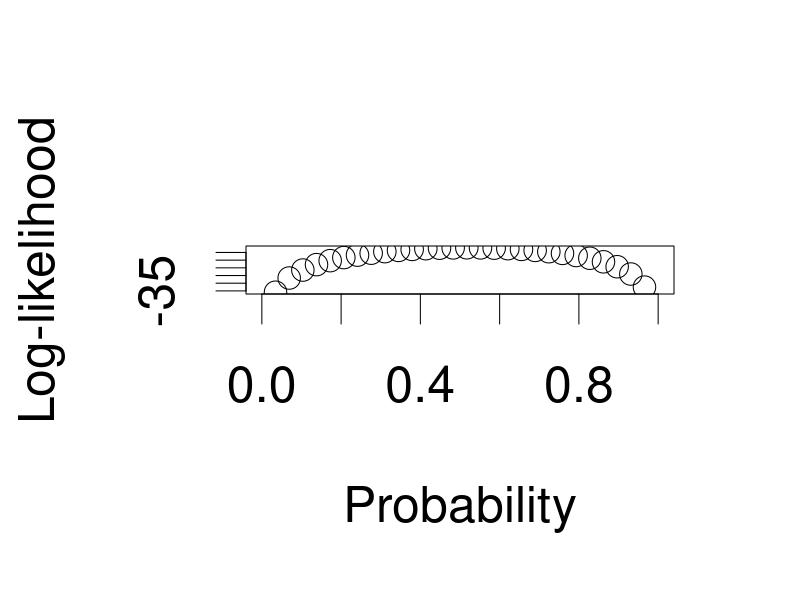
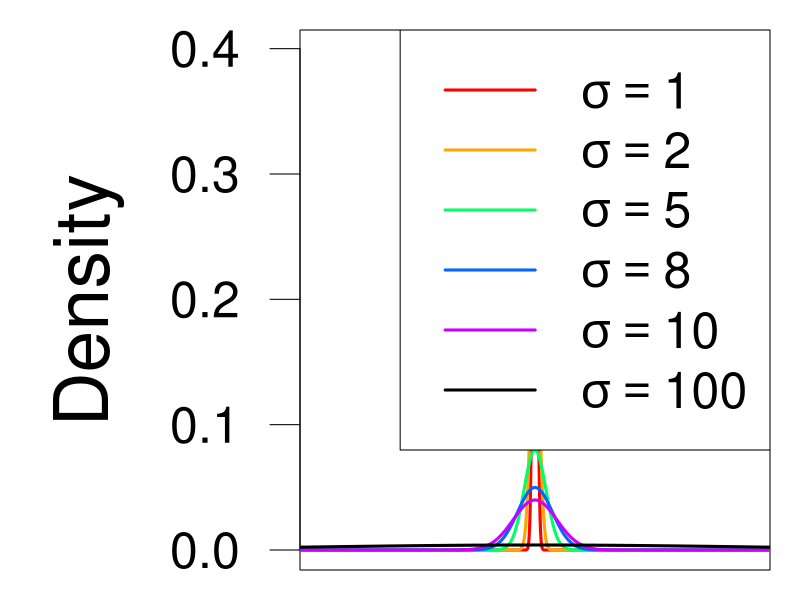
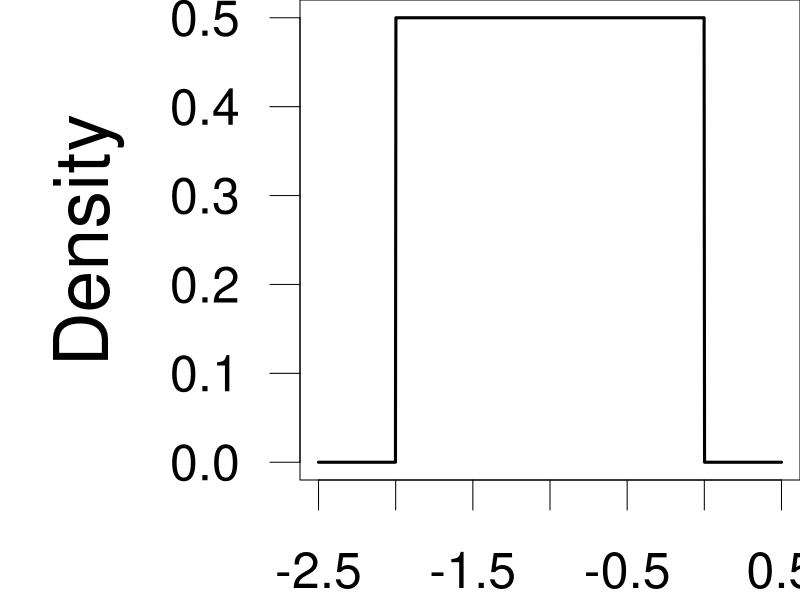
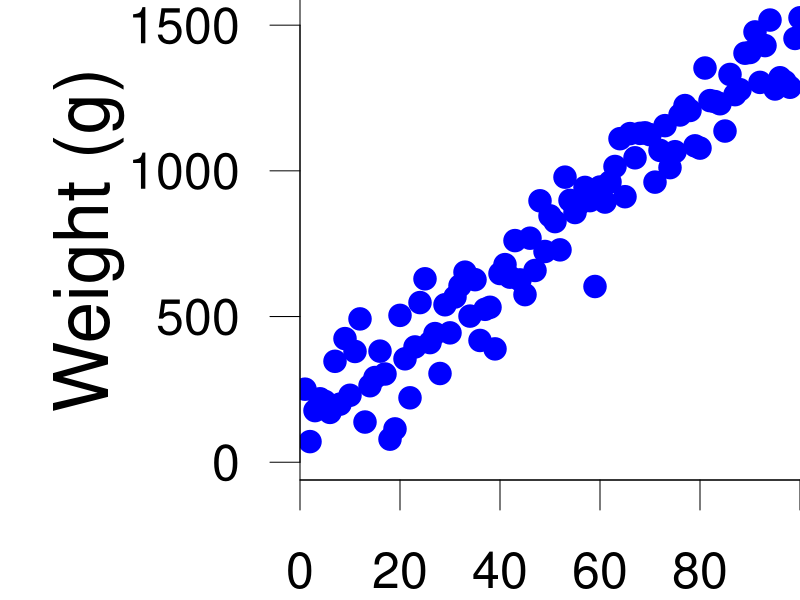
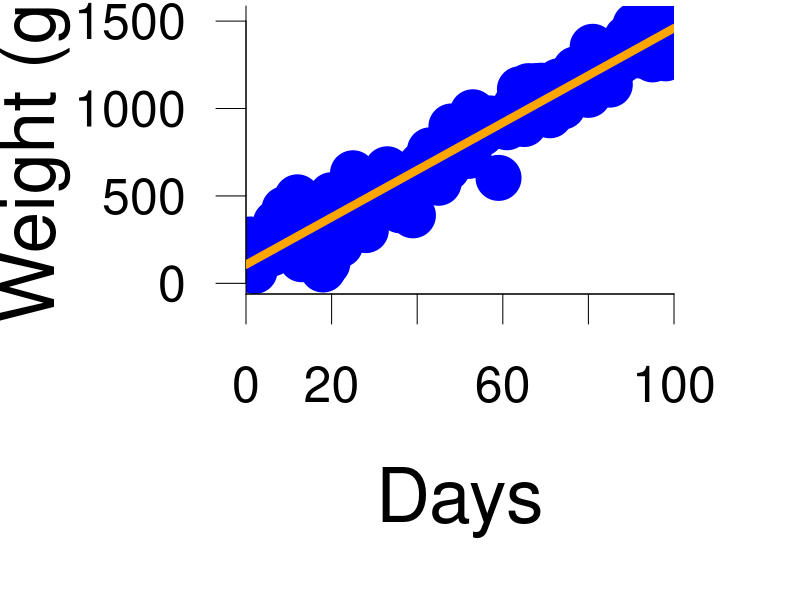
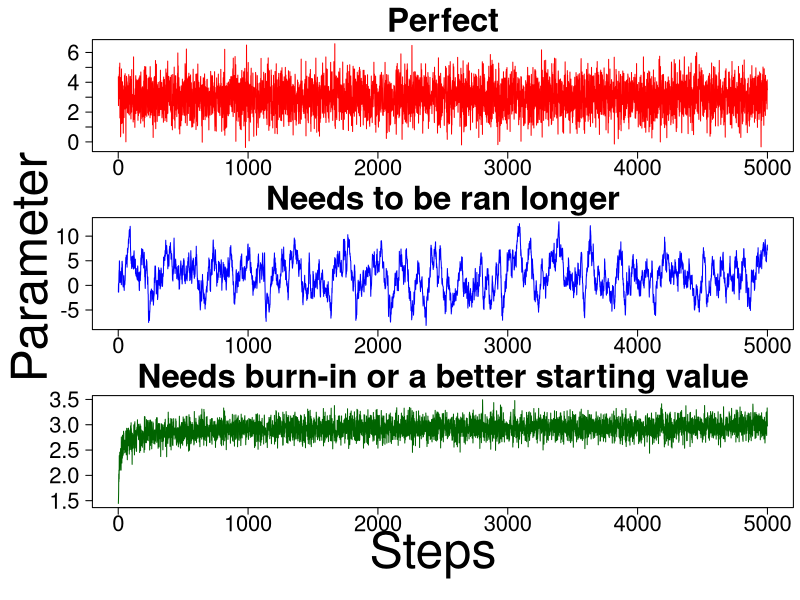
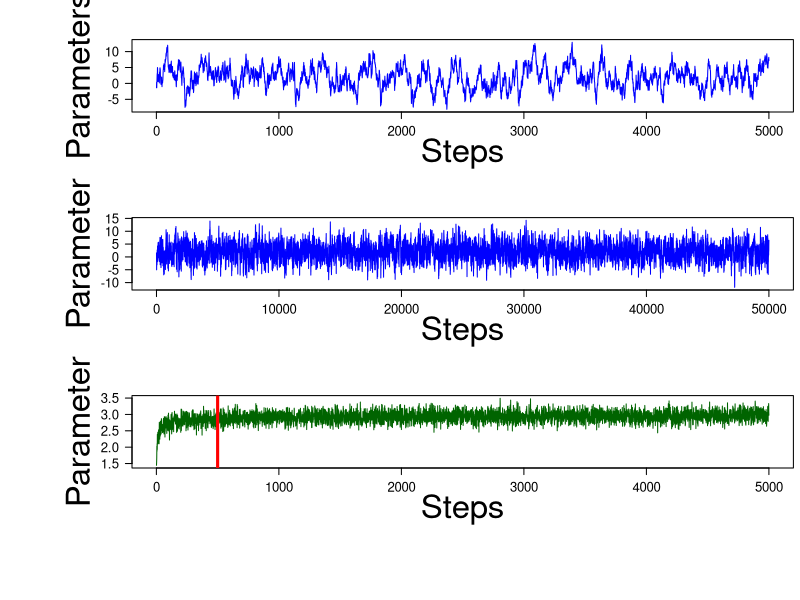
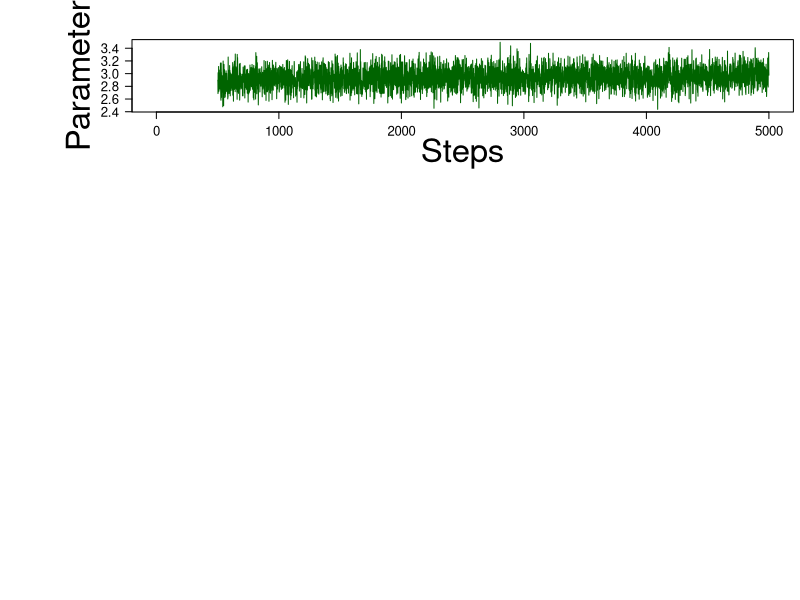

Here is the R script that generated these plots, in order:
## ---- chunk 1
#| output-location: column
#| classes: custom3070
#| fig-height: 12

# Data
hatch <- c(4, 5, 5)
eggs <- c(12, 10, 5)

# log-likelihood function
calc_ll <- function(x, 
                    hatch, eggs) {
  # Quick check
  if(length(hatch) != length(eggs)){
    stop("hatch and eggs must have the same length")
  }
  
  # log-likelihood
  res <- sum(dbinom(hatch,
                     size = eggs,
                     prob = x,
                     log = TRUE))
  return(res)
}

# Test a range of probability values
prob_val <- seq(from = 0, 
                to = 1,
                length.out = 30)

# Result object
log_lik <- numeric(30L)

for (i in 1:length(prob_val)) {
  log_lik[i] <- calc_ll(prob_val[i],
                        hatch = hatch,
                        eggs = eggs)
}

par(cex = 3)
plot(prob_val,
     log_lik,
     type = "b",
     xlab = "Probability",
     ylab = "Log-likelihood")
## ---- chunk 2
par(mar=c(0.5,5,0.5,0.5))
couleur<-rainbow(5)
curve(dnorm, -100, 100, n = 10000, col = couleur[1], xaxt = "n",
      xlab = "", ylab = "Density", las = 1, cex.lab=1.5, lwd = 3)
curve(dnorm(x,mean = 0, sd = 2), -1000, 1000, add=TRUE,
      n=10000, col="orange", lwd = 3)
curve(dnorm(x,mean = 0, sd = 5), -1000, 1000, add=TRUE,
      n=10000,col=couleur[3], lwd = 3)
curve(dnorm(x,mean = 0, sd = 8), -1000, 1000, add=TRUE,
      n=10000,col=couleur[4], lwd = 3)
curve(dnorm(x,mean = 0, sd = 10), -1000, 1000, add=TRUE,
      n=10000,col=couleur[5], lwd = 3)
curve(dnorm(x,mean = 0, sd = 100), -1000, 1000, add=TRUE,
      n=10000, lwd = 3)
legend("topright",legend=c(expression(sigma==1),
                           expression(sigma==2),
                           expression(sigma==5),
                           expression(sigma==8),
                           expression(sigma==10),
                           expression(sigma==100)),col=c(couleur[1],
                                                   "orange",
                                                   couleur[3:5],
                                                   "black"),
       lty=1, lwd=3)
## ---- chunk 3
par(mar=c(2,5,0,0))
curve(dunif(x,min = -2, max = 0), n=1000, -2.5, 0.5, xlab = "",
      ylab = "Density", las = 1, cex.lab=1.5, lwd = 3)
## ---- chunk 4
set.seed(42)
x <- 1:100
#x <- seq(0.25, 1.36, length = 40)
y <- rnorm(length(x), 100 + x * 13.6, sd = 100)

plot(x,y,
     bty ="L",
     las = 1,
     xlab = "Days since birth",
     ylab = "Weight (g)",
     pch = 19, 
     col = " blue",
     xaxs = "i",
     xlim = c(0,100),
     ylim = range(0,y),
     cex.lab = 1.5)

reg <- lm(y ~ x)
## ---- chunk 5
par(mar = c(5.1, 4.1, 0.1, 2.1))

plot(x,y,
     bty ="L",
     las = 1,
     xlab = "Days",
     ylab = "Weight (g)",
     pch = 19, 
     col = " blue",
     xaxs = "i",
     xlim = c(0,100),
     ylim = range(0,y),
     cex.lab = 1.5,
     cex = 2)

abline(reg = reg, col = "orange", lwd = 8)
## ---- chunk 6
set.seed(42) # The answer !
par(mfrow=c(3,1),mar=c(2,2,3,0.5),oma=c(5,5,0,0))

perfect <- rnorm(5000,mean=3)
plot(perfect,type="l", ylab="",xlab="",las=1,cex.axis=2, col= "red")
title("Perfect",cex.main=3)

auto <- as.vector(arima.sim(n=5000,list(ar=c(0.95)),mean=0.1))
plot(auto,type="l", ylab="",xlab="",las=1,cex.axis=2, col= "blue")
title("Needs to be ran longer",cex.main=3)

burn <- 3/(1+(1:5000)^(-0.5))+rnorm(5000,sd=0.15)
plot(burn,type="l", ylab="",xlab="",las=1,cex.axis=2, col= "darkgreen")
title("Needs burn-in or a better starting value",cex.main=3)

mtext("Steps",side=1,cex=3,outer=TRUE,line=1.75)
mtext("Parameter",side=2,cex=3,outer=TRUE,line=1.25)
## ---- chunk 7
set.seed(42) # The answer !
par(mar=c(5,5,3,0.5))

plot(auto, type = "l", xlab = "Steps",  ylab = "Parameters", 
     las=1, cex.axis = 1.2, cex.lab = 3, col= "blue")
## ---- chunk 8
par(mar=c(5,5,3,0.5))

autoLong <- as.vector(arima.sim(n=50000,list(ar=c(0.95)),mean=0.1))
plot(autoLong, type = "l", xlab = "Steps", 
     ylab = "Parameter", las = 1, cex.axis = 1.2, cex.lab = 3, 
     col = "blue")
#plot(autoLong[seq(10,50000,by=10)], type = "l", xlab = "Steps", 
#     ylab = "Parameter", las = 1, cex.axis = 1.2, cex.lab = 3, 
#     col = "blue")
## ---- chunk 9
par(mar=c(5,5,3,0.5))

plot(burn, type = "l", xlab = "Steps",  ylab = "Parameter", 
     las=1, cex.axis = 1.2, cex.lab = 3, col= "darkgreen")

abline(v=500,col="red",lwd=3)
## ---- chunk 10
par(mar=c(5,5,3,0.5))

burnin<-burn
burnin[1:500]<-NA

plot(burnin, type = "l", xlab = "Steps",
     ylab = "Parameter", las=1, cex.axis = 1.2, cex.lab = 3, 
     col= "darkgreen")
